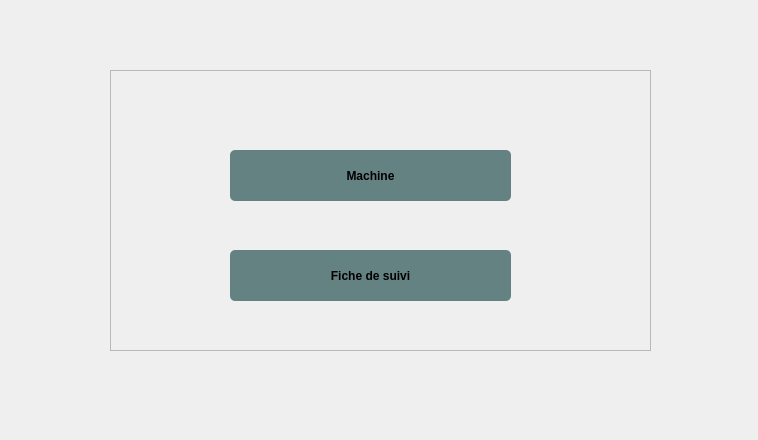
<?xml version="1.0" encoding="UTF-8"?>
<ui version="4.0">
 <class>menu</class>
 <widget class="QDialog" name="menu">
  <property name="geometry">
   <rect>
    <x>0</x>
    <y>0</y>
    <width>758</width>
    <height>440</height>
   </rect>
  </property>
  <property name="windowTitle">
   <string>Dialog</string>
  </property>
  <widget class="QFrame" name="frame">
   <property name="geometry">
    <rect>
     <x>110</x>
     <y>70</y>
     <width>541</width>
     <height>281</height>
    </rect>
   </property>
   <property name="frameShape">
    <enum>QFrame::StyledPanel</enum>
   </property>
   <property name="frameShadow">
    <enum>QFrame::Raised</enum>
   </property>
   <widget class="QPushButton" name="pushButtonfiche">
    <property name="geometry">
     <rect>
      <x>120</x>
      <y>180</y>
      <width>281</width>
      <height>51</height>
     </rect>
    </property>
    <property name="styleSheet">
     <string notr="true">QPushButton {
padding: 5px;
border-radius: 5px;
background-color:#658283;
font-weight: bold;
}
QPushButton:hover
{
color :white;
}</string>
    </property>
    <property name="text">
     <string>Fiche de suivi</string>
    </property>
   </widget>
   <widget class="QPushButton" name="pushButtonmachine">
    <property name="geometry">
     <rect>
      <x>120</x>
      <y>80</y>
      <width>281</width>
      <height>51</height>
     </rect>
    </property>
    <property name="styleSheet">
     <string notr="true">QPushButton {
padding: 5px;
border-radius: 5px;
background-color:#658283;
font-weight: bold;
}
QPushButton:hover
{
color :white;
}</string>
    </property>
    <property name="text">
     <string>Machine</string>
    </property>
   </widget>
  </widget>
 </widget>
 <resources/>
 <connections/>
</ui>
